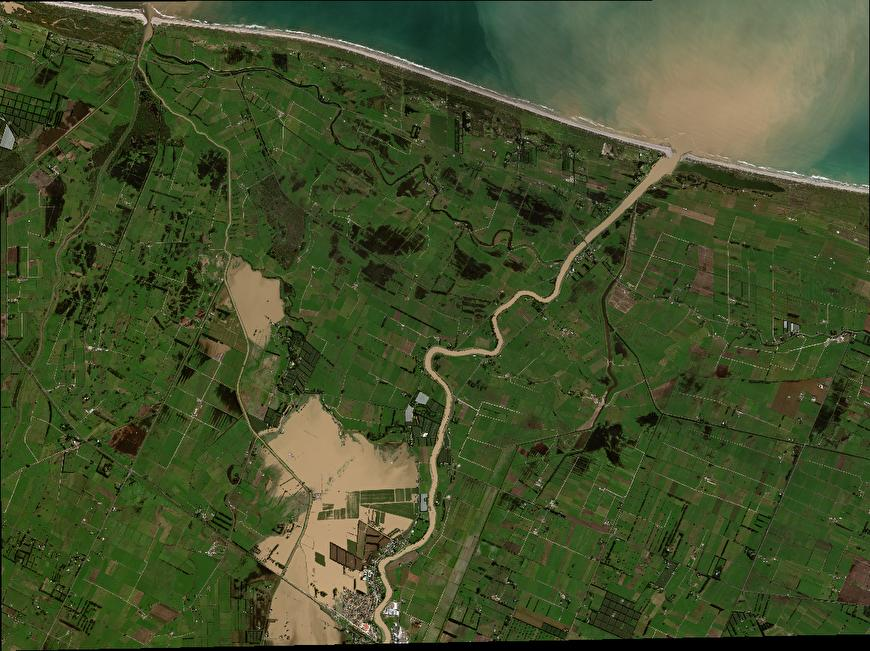
#> input picture Differences/17APR08224828-M3DS-013930604400_01_P002-BROWSE.JPG, 870 x 651 px, found by its file name
$ python differencing.py
#> lines starting #> are read from the running program, lines starting #| are printed output that depends on the picture; after the words box and inside, x2 and y2 are one past the last pixel; in counts of white or black regions, pixels touching at a corner belong together
from skimage.metrics import structural_similarity
import cv2
import numpy as np

before = cv2.imread('differences/17APR08224828-M3DS-013930604400_01_P002-BROWSE.jpg')
#> before is the input picture: shape (651, 870, 3); mean B, G, R 42.9, 79.6, 67.3
after = cv2.imread('differences/17APR08224828-M3DS-013930604400_01_P002-BROWSE.jpg')

"""
image_size will store image.shape
which is a 3obj tuple (dimension_y, dimension_x, RBG)
"""
print(before)
#> (printed output is left out)
print(after)
#> (printed output is left out)
before_size = before.shape
#> before_size = (651, 870, 3)
after_size = after.shape
#> after_size = (651, 870, 3)
print("Before_size = "  + str(before_size))     #To see te dimension of before_size
#| Before_size = (651, 870, 3)
print("After_size = "   + str(after_size))      #To see te dimension of after_size
#| After_size = (651, 870, 3)

# create after with grids
after_with_grid = after.copy()
height, width, channels = after_with_grid.shape
#> height = 651; width = 870; channels = 3

for i in range(0, width, 30):
    cv2.line(after_with_grid, (i, 0), (i, height), (0, 0, 0), 1)
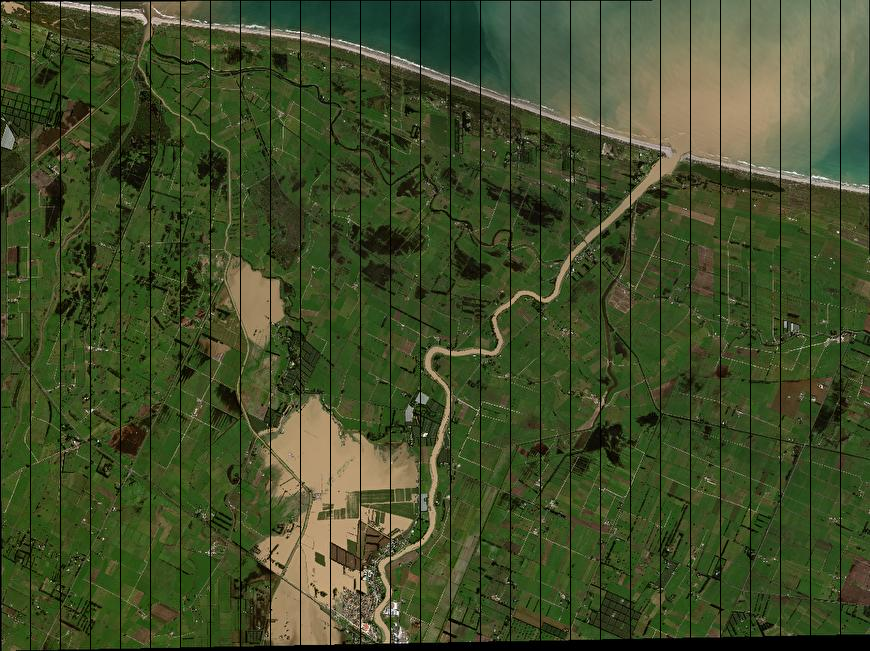
#> after_with_grid: shape (651, 870, 3); 3.31% of pixels changed, all inside (x1, y1, x2, y2) = (0, 0, 841, 651)
for i in range(0, height, 30):
    cv2.line(after_with_grid, (0, i), (width, i), (0, 0, 0), 1)
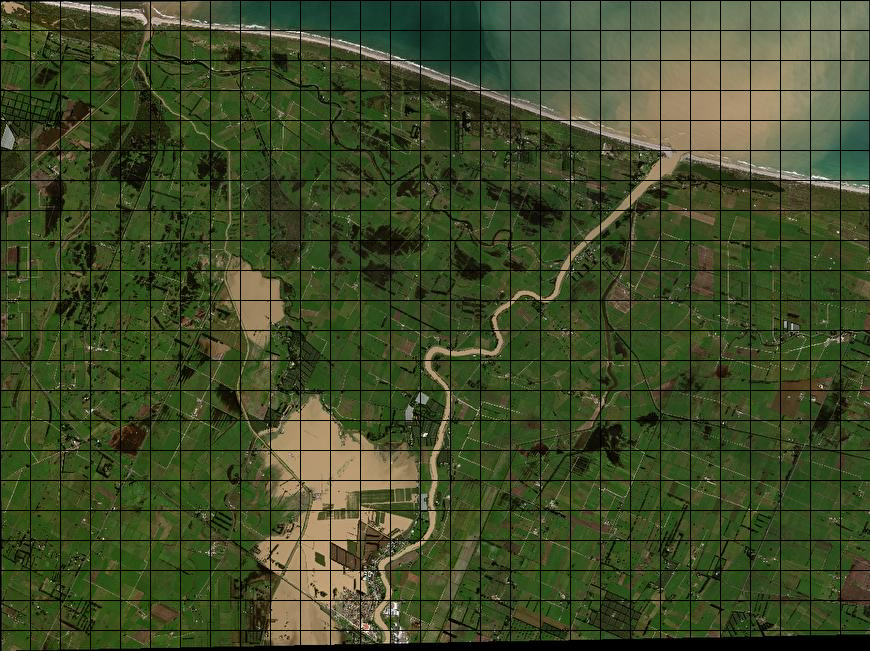
#> after_with_grid: shape (651, 870, 3); 3.27% of pixels changed, all inside (x1, y1, x2, y2) = (1, 0, 870, 631)

# Convert images to grayscale
before_gray = cv2.cvtColor(before, cv2.COLOR_BGR2GRAY)
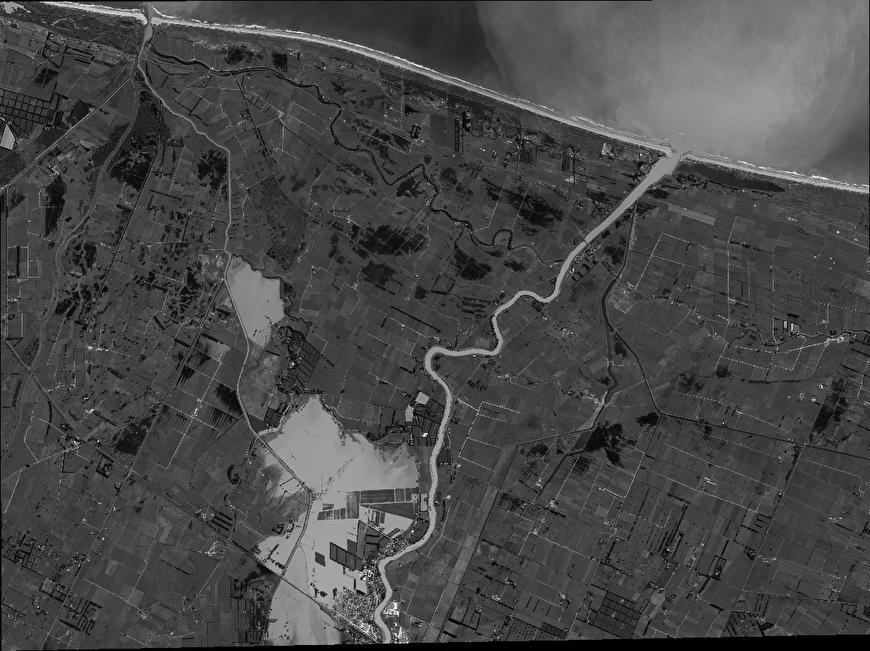
#> before_gray: shape (651, 870); min 0, max 254, mean 71.7
after_gray = cv2.cvtColor(after, cv2.COLOR_BGR2GRAY)

# Compute SSIM between two images
(score, diff) = structural_similarity(before_gray, after_gray, full=True)
#> diff: shape (651, 870) float64; every value is 1
#> score = 1
print("Image similarity = ", score)
#| Image similarity =  1.0

# The diff image contains the actual image differences between the two images
# and is represented as a floating point data type in the range [0,1]
# so we must convert the array to 8-bit unsigned integers in the range
# [0,255] before we can use it with OpenCV
diff = (diff * 255).astype("uint8")
#> diff: shape (651, 870); every value is 255

# Threshold the difference image, followed by finding contours to
# obtain the regions of the two input images that differ
thresh = cv2.threshold(diff, 0, 255, cv2.THRESH_BINARY_INV | cv2.THRESH_OTSU)[1]
#> thresh: shape (651, 870); every value is 0
contours = cv2.findContours(thresh.copy(), cv2.RETR_EXTERNAL, cv2.CHAIN_APPROX_SIMPLE)
#> contours = 0 contours
contours = contours[0] if len(contours) == 2 else contours[1]
#> contours = []

mask = np.zeros(before.shape, dtype='uint8')
filled_after = after.copy()

bouding_boxes = []
index = 1
for c in contours:
    area = cv2.contourArea(c)
    if area > 40:

        x,y,w,h = cv2.boundingRect(c)
        bouding_boxes.append((x,y,w,h))
        cv2.rectangle(before, (x, y), (x + w, y + h), (36,255,12), 1)
        cv2.putText(before, 'point'+ str(index), (x, y-10), cv2.FONT_HERSHEY_SIMPLEX, 0.5, (36,255,12), 1) #labels
        cv2.rectangle(after, (x, y), (x + w, y + h), (36,255,12), 1)
        cv2.putText(after, 'point'+ str(index), (x, y-10), cv2.FONT_HERSHEY_SIMPLEX, 0.5, (36,255,12), 1) #labels
        cv2.drawContours(mask, [c], 0, (0,255,0), -1)
        cv2.drawContours(filled_after, [c], 0, (0,255,0), -1)
        index += 1
#> this loop made 0 passes
#> mask: shape (651, 870, 3); every value is 0
#> after the loop, bouding_boxes = []; index = 1


print("box_count = " + str(len(bouding_boxes)) +  " \n >> " + str(bouding_boxes))
#| box_count = 0
#|  >> []
cv2.imshow('before', before)
cv2.imshow('after', after)
# [4 lines of commented-out code are left out]
cv2.waitKey(0)

"""
 Impact assessment part
list_1 = [(x,y,w,h), (obj2.1)]
list_2 = [(name, shape_size, bla), (obj_2.2)]

>>list_3 = [((x,y,w,h), (name, shape_size, bla)), (obj2.12)]

for i in range(len(list_1)):
    list_3.append((list_1[i], list2[i]))

print(list_3)

list_1 = bouding_boxes

list_2 = []
"""

$ run again, with Differences/17APR07214525-M3DS-013930604400_01_P003-BROWSE.JPG copied over Differences/17APR08224828-M3DS-013930604400_01_P002-BROWSE.JPG
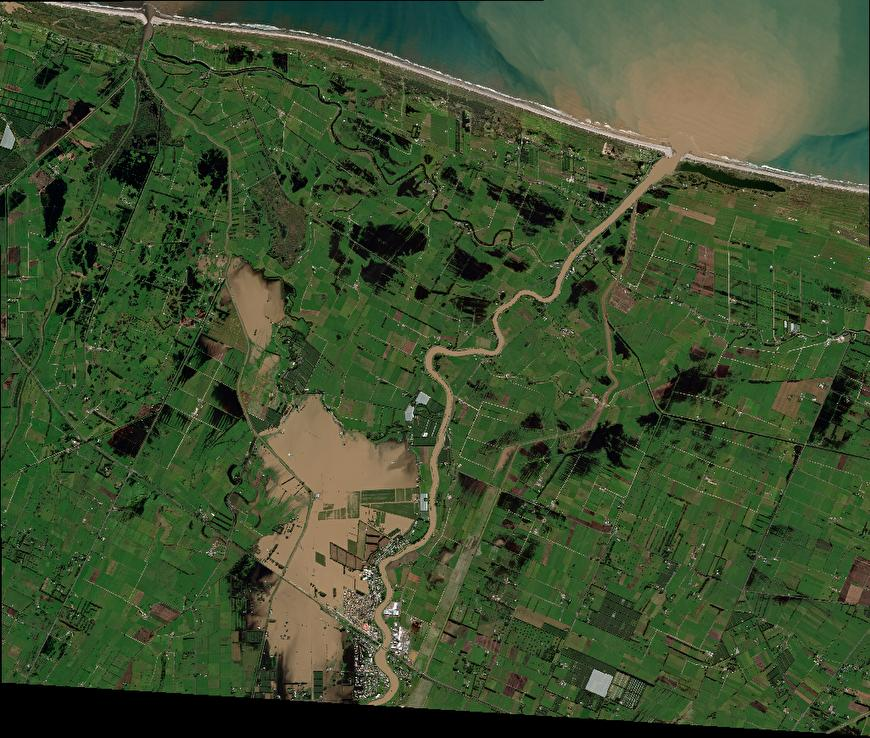
#> input picture Differences/17APR07214525-M3DS-013930604400_01_P003-BROWSE.JPG, 870 x 738 px, found by its file name
#> before is the input picture: shape (738, 870, 3); mean B, G, R 47.1, 79.5, 62
#> (printed output is left out)
#> (printed output is left out)
#| Before_size = (738, 870, 3)
#| After_size = (738, 870, 3)
#> after the loop `for i in range(0, height, 30):`:
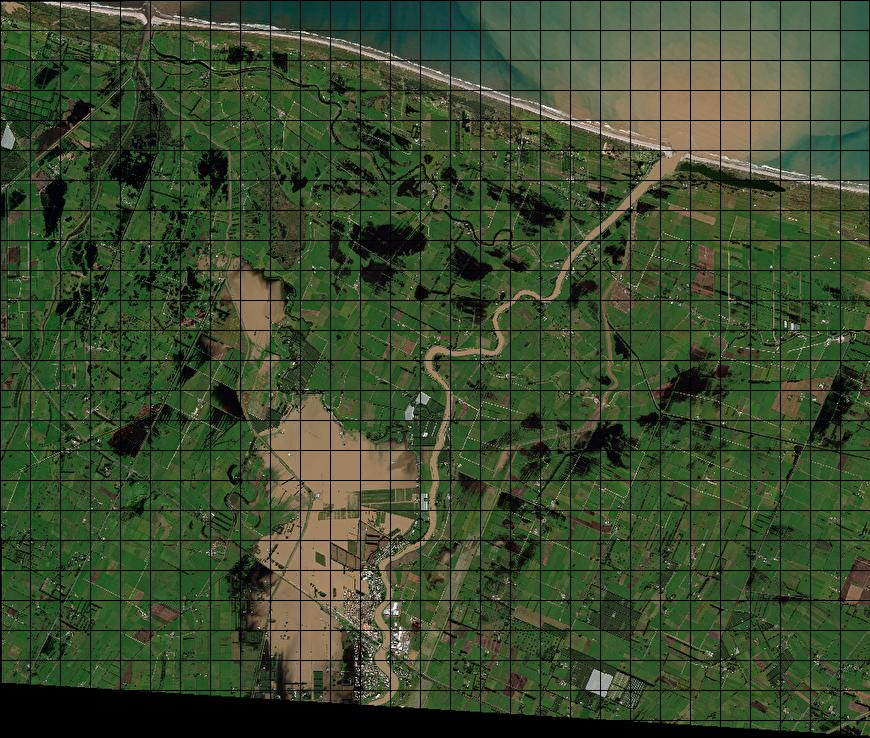
#> after_with_grid: shape (738, 870, 3); mean B, G, R 44, 74.3, 58
#> `before_gray = cv2.cvtColor(before, cv2.COLOR_BGR2GRAY)`:
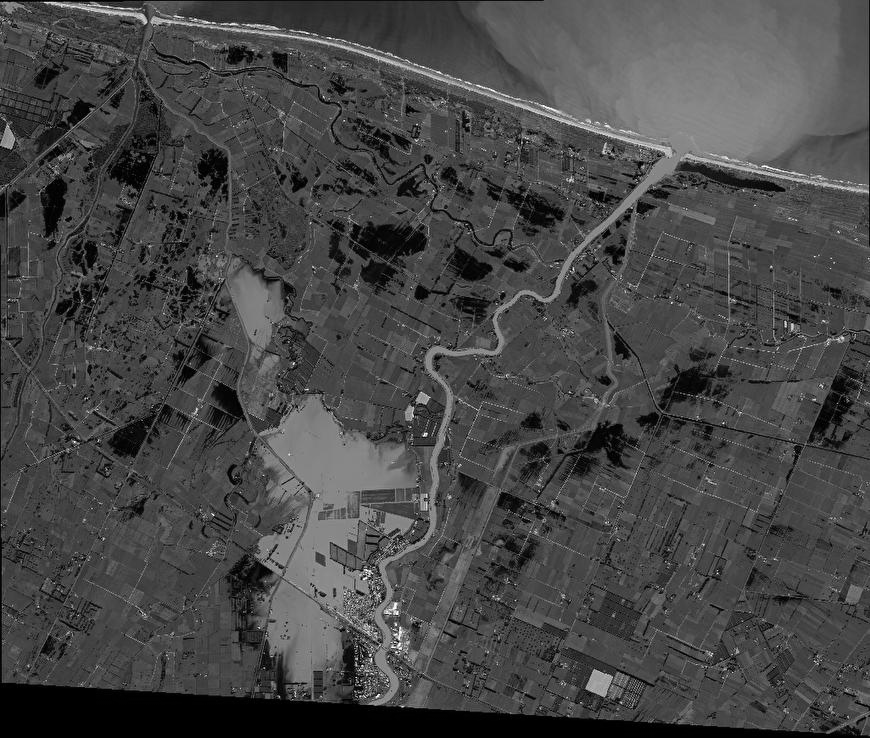
#> before_gray: shape (738, 870); min 0, max 254, mean 70.6
#> score = 1
#| Image similarity =  1.0
#> thresh: shape (738, 870); every value is 0
#> `contours = cv2.findContours(thresh.copy(), cv2.RETR_EXTERNAL, cv2.CHAI..`: contours = 0 contours
#> `contours = contours[0] if len(contours) == 2 else contours[1]`: contours = []
#> after the loop `for c in contours:`: index = 1
#| box_count = 0
#|  >> []
